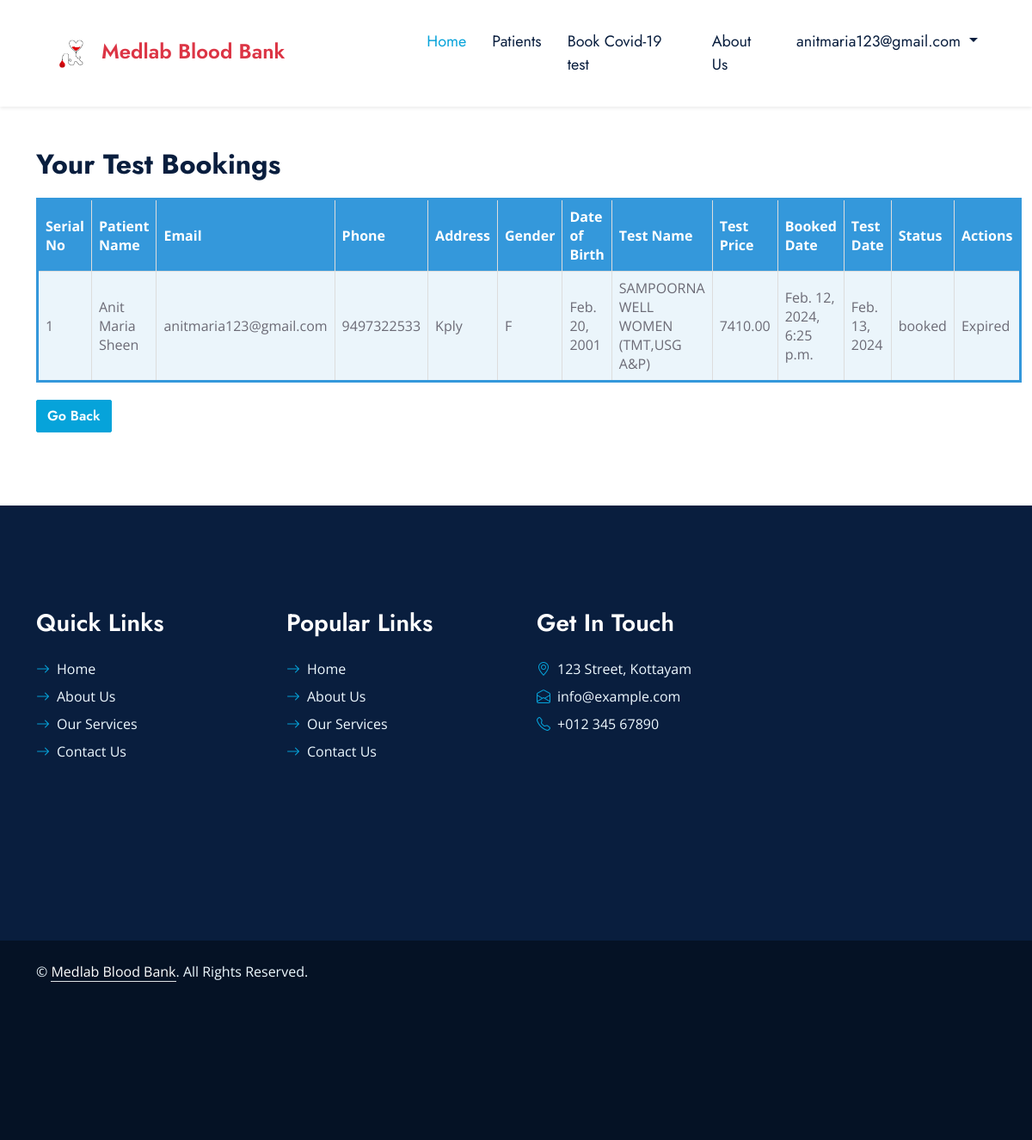
The app's page /viewtestbookings/ (signed in), older data.
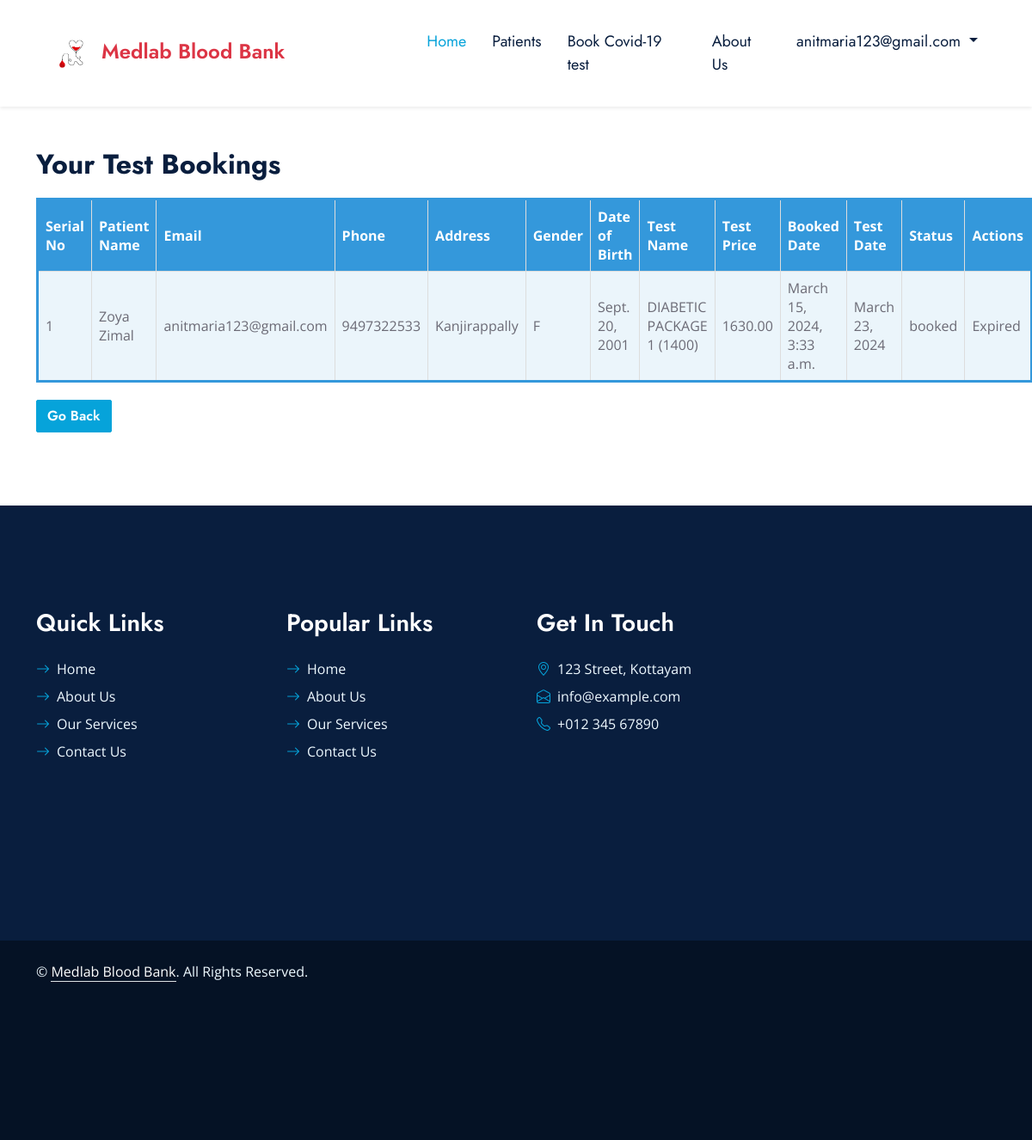
The same page, newer data.
### website/models.py (models this page shows, shortened)
class Booking(models.Model):
    STATUS_CHOICES = (
        ('booked', 'Booked'),
        ('cancelled', 'Cancelled'),
        ('expired', 'Expired'),
    )
    patient = models.ForeignKey(Patient, on_delete=models.CASCADE)
    booked_date = models.DateTimeField(auto_now_add=True)
    test_date = models.DateField( null=True,blank=True)
    status = models.CharField(max_length=20, choices=STATUS_CHOICES, default='booked')

class Patient(models.Model):
    user = models.ForeignKey(CustomUser, on_delete=models.CASCADE, default=1, related_name='patient_user')
    full_name = models.CharField(max_length=255)
    email = models.EmailField()
    phone = models.CharField(max_length=15)
    address = models.TextField()
    gender = models.CharField(max_length=1, choices=[('M', 'Male'), ('F', 'Female'), ('O', 'Other')])
    date_of_birth = models.DateField()
    selected_test = models.ForeignKey(LaboratoryTest, on_delete=models.SET_NULL, null=True, blank=True)
    status = models.IntegerField(default=0)

class LaboratoryTest(models.Model):
    test_name = models.CharField(max_length=255)
    test_price = models.DecimalField(max_digits=10, decimal_places=2)
    package_details = models.JSONField()

### website/views.py (the view)
# urls.py: path('viewtestbookings/', views.viewtestbookings, name='viewtestbookings'),
@login_required
def viewtestbookings(request):
    patient = request.user.id
    bookings = []
    variable = Patient.objects.filter(user_id=patient)
    if variable.exists():
        for i in variable:
            bookings.extend(Booking.objects.filter(patient_id=i.id))
        bookings = [booking for booking in bookings if booking.status != 'cancelled']
        for booking in bookings:
            if booking.test_date:
                if isinstance(booking.test_date, datetime.date):
                    time_difference = booking.test_date - datetime.date.today()
                    booking.is_cancelable = (
                        time_difference.days > 0
                    )
                    print(f"Booking for {booking.patient.full_name} - is_cancelable: {booking.is_cancelable}")
                    print(f"Booked Date: {booking.booked_date}")
                    print(f"Test Date: {booking.test_date}")
                else:
                    print(f"Invalid test_date for {booking.patient.full_name}: {booking.test_date}")
    else:
        print("No bookings found for the patient.")
    context = {'bookings': bookings}
    return render(request, 'viewtestbookings.html', context)

### templates/viewtestbookings.html (shortened to what this page needs)
{% extends 'baselab.html' %}
{% block content %}
<div class="container">
    <br><br>
    <h2>Your Test Bookings</h2>
    {% if bookings %}
        <table border="1">
            <thead>
                <tr>
                    <th>Serial No</th>
                    <th>Patient Name</th>
                    <th>Email</th>
                    <th>Phone</th>
                    <th>Address</th>
                    <th>Gender</th>
                    <th>Date of Birth</th>
                    <th>Test Name</th>
                    <th>Test Price</th>
                    <th>Booked Date</th>
                    <th>Test Date</th>
                    <th>Status</th>
                    <th>Actions</th>
                </tr>
            </thead>
            <tbody>
                {% for booking in bookings %}
                    <tr>
                        <td>{{ forloop.counter }}</td>
                        <td>{{ booking.patient.full_name }}</td>
                        <td>{{ booking.patient.email }}</td>
                        <td>{{ booking.patient.phone }}</td>
                        <td>{{ booking.patient.address }}</td>
                        <td>{{ booking.patient.gender }}</td>
                        <td>{{ booking.patient.date_of_birth }}</td>
                        <td>{{ booking.patient.selected_test.test_name }}</td>
                        <td>{{ booking.patient.selected_test.test_price }}</td>
                        <td>{{ booking.booked_date }}</td>
                        <td>{{ booking.test_date }}</td>
                        <td>{{ booking.status }}</td>
                        <td>
                            {% if booking.test_date %}
                                {% if booking.is_cancelable %}
                                    <button class="btn btn-danger cancel-booking-btn" data-booking-id="{{ booking.id }}">Cancel</button>
                                {% elif booking.test_date > timezone.now %}
                                    Booked
                                {% else %}
                                    Expired
                                {% endif %}
                            {% else %}
                                Test Date Not Set
                            {% endif %}
                        </td>
                    </tr>
                {% endfor %}
            </tbody>
        </table>
        <div class="go-back-button">
            <a href="{% url 'homelab' %}" class="btn btn-primary">Go Back</a>
        </div>
    {% else %}
        <p>No bookings found.</p>
    {% endif %}
</div>
{% endblock %}

Row changes from the older to the newer data that the page shows:
removed Booking: patient.full_name "Anit Maria Sheen", patient.email "anitmaria123@gmail.com", patient.phone "9497322533", patient.address "Kply", patient.gender "F", patient.date_of_birth "Feb. 20, 2001", patient.selected_test.test_name "SAMPOORNA WELL WOMEN (TMT,USG A&P)", patient.selected_test.test_price "7410.00", booked_date "Feb. 12, 2024, 6:25 p.m.", test_date "Feb. 13, 2024", status "booked", shows "Expired"
added Booking: patient.full_name "Zoya Zimal", patient.email "anitmaria123@gmail.com", patient.phone "9497322533", patient.address "Kanjirappally", patient.gender "F", patient.date_of_birth "Sept. 20, 2001", patient.selected_test.test_name "DIABETIC PACKAGE 1 (1400)", patient.selected_test.test_price "1630.00", booked_date "March 15, 2024, 3:33 a.m.", test_date "March 23, 2024", status "booked", shows "Expired"
